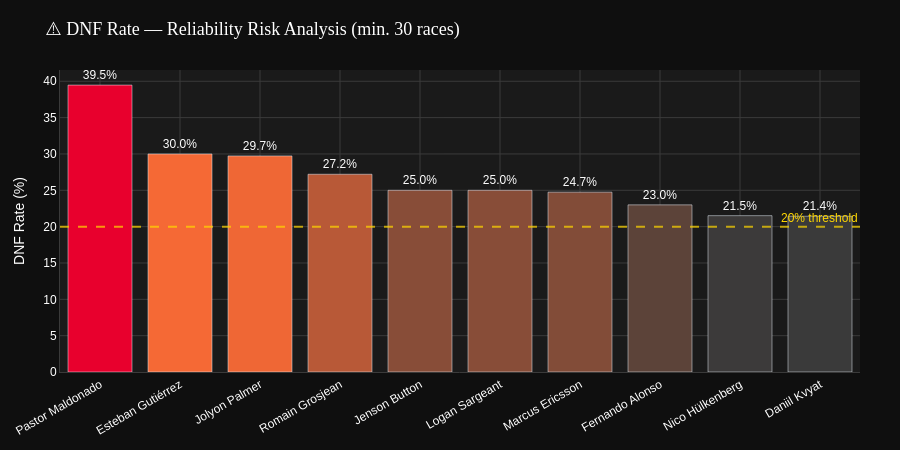

The notebook cell saved with this chart:
### Markdown cell above
### 📊 Viz 4 — Top 10 Drivers by DNF Rate (Reliability Risk)

### Code cell
top10_dnf = driver_stats[driver_stats['total_races'] >= 30].nlargest(10, 'dnf_rate').sort_values('dnf_rate', ascending=False)

fig4 = go.Figure(go.Bar(
    x=top10_dnf['driver_name'],
    y=top10_dnf['dnf_rate'] * 100,
    marker=dict(
        color=top10_dnf['dnf_rate'],
        colorscale=[[0, RACEIQ_GREY], [0.5, '#FF6B35'], [1, RACEIQ_RED]],
        showscale=False,
    ),
    text=top10_dnf['dnf_rate'].apply(lambda x: f'{x:.1%}'),
    textposition='outside',
    textfont=dict(color=RACEIQ_WHITE),
))

fig4 = raceiq_layout(fig4, '⚠️ DNF Rate — Reliability Risk Analysis (min. 30 races)', 450)
fig4.update_xaxes(tickangle=-30)
fig4.update_yaxes(title_text='DNF Rate (%)')
fig4.add_hline(y=20, line_dash='dash', line_color=RACEIQ_GOLD, opacity=0.7,
               annotation_text='20% threshold', annotation_font_color=RACEIQ_GOLD)
fig4.show()
print("\n📌 INSIGHT: DNF rate is a critical reliability metric for contract negotiations. A driver with >20% DNF rate — even with a fast car — represents strategic risk for a team targeting constructors' championship points.")

### Figure 1 — Plotly figure (JSON) as saved in the notebook; plotly's stock layout.template omitted (floating-point values rounded to 4 significant figures)
{"data": [{"marker": {"color": [0.3947, 0.3, 0.2973, 0.2721, 0.25, 0.25, 0.2474, 0.2299, 0.2151, 0.2143], "colorscale": [[0, "#3A3A3A"], [0.5, "#FF6B35"], [1, "#E8002D"]], "showscale": false}, "text": ["39.5%", "30.0%", "29.7%", "27.2%", "25.0%", "25.0%", "24.7%", "23.0%", "21.5%", "21.4%"], "textfont": {"color": "#FFFFFF"}, "textposition": "outside", "type": "bar", "x": ["Pastor Maldonado", "Esteban Gutiérrez", "Jolyon Palmer", "Romain Grosjean", "Jenson Button", "Logan Sargeant", "Marcus Ericsson", "Fernando Alonso", "Nico Hülkenberg", "Daniil Kvyat"], "y": [39.47, 30.0, 29.73, 27.21, 25.0, 25.0, 24.74, 22.99, 21.51, 21.43]}], "layout": {"annotations": [{"font": {"color": "#FFD700"}, "showarrow": false, "text": "20% threshold", "x": 1, "xanchor": "right", "xref": "x domain", "y": 20, "yanchor": "bottom", "yref": "y"}], "font": {"color": "#FFFFFF", "family": "Arial"}, "height": 450, "legend": {"bgcolor": "#1A1A1A", "bordercolor": "#3A3A3A", "borderwidth": 1, "font": {"color": "#FFFFFF"}}, "margin": {"b": 60, "l": 60, "r": 40, "t": 70}, "paper_bgcolor": "#0F0F0F", "plot_bgcolor": "#1A1A1A", "shapes": [{"line": {"color": "#FFD700", "dash": "dash"}, "opacity": 0.7, "type": "line", "x0": 0, "x1": 1, "xref": "x domain", "y0": 20, "y1": 20, "yref": "y"}], "title": {"font": {"color": "#FFFFFF", "family": "Arial Black", "size": 18}, "text": "⚠️ DNF Rate — Reliability Risk Analysis (min. 30 races)"}, "xaxis": {"gridcolor": "#3A3A3A", "linecolor": "#3A3A3A", "tickangle": -30, "zeroline": false}, "yaxis": {"gridcolor": "#3A3A3A", "linecolor": "#3A3A3A", "title": {"text": "DNF Rate (%)"}, "zeroline": false}}}
